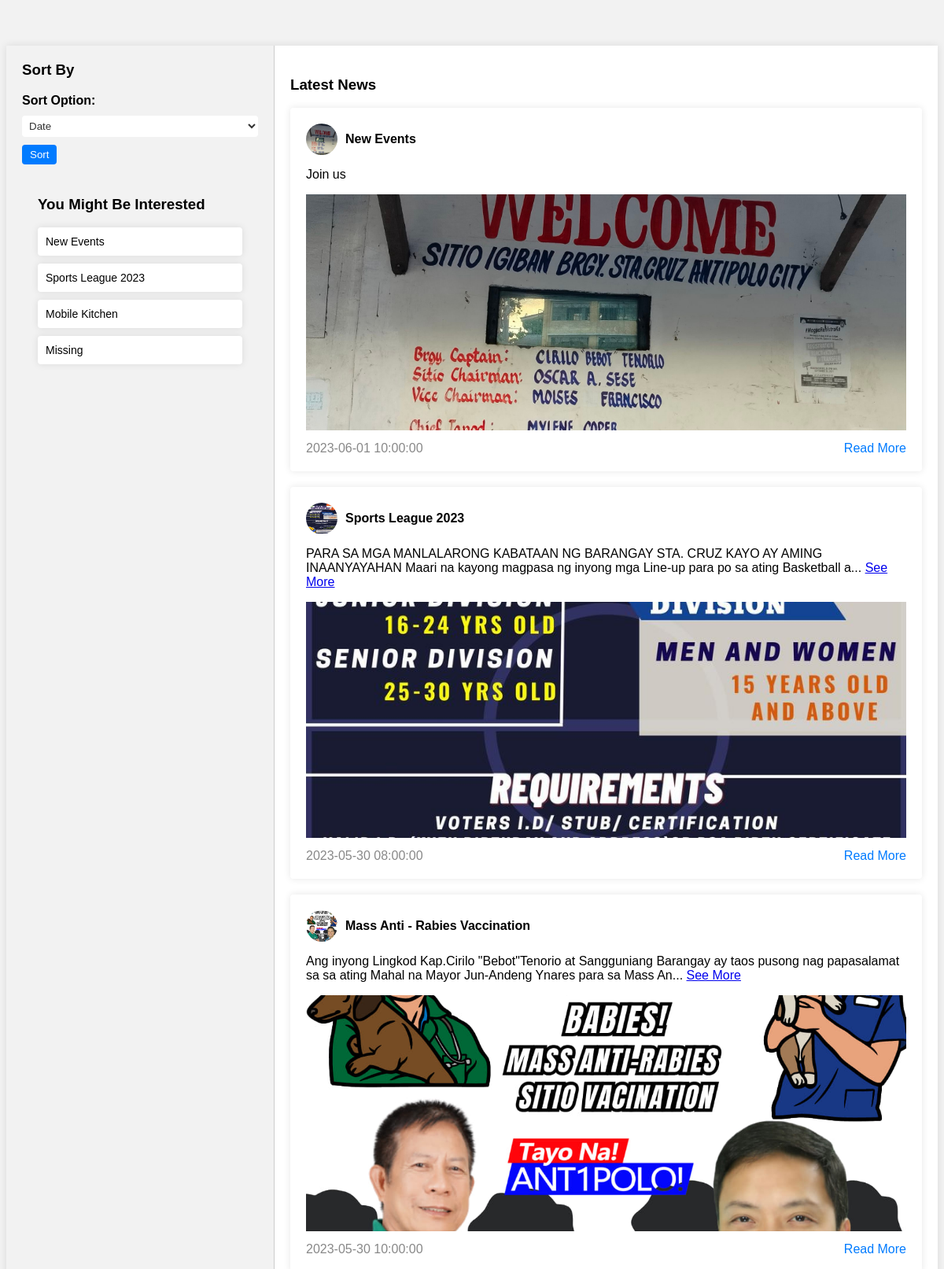
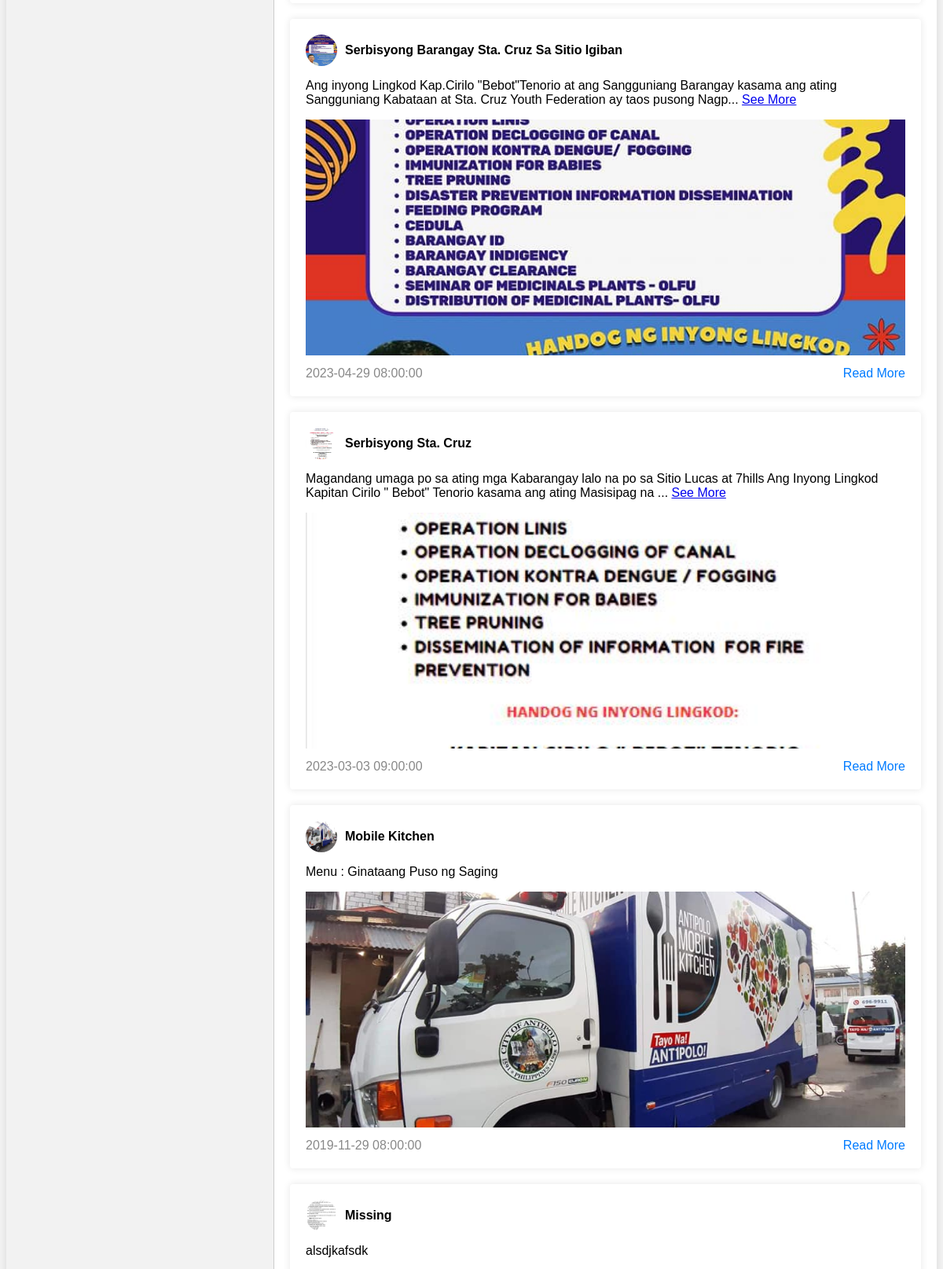
Screenshot of /Client/functions/NewsUpdate/ShowNews.php (upper part) with the database file from the repository (2 pictures, top to bottom).
### tables this page shows
CREATE TABLE `news_events` (
  `id` int(11) NOT NULL AUTO_INCREMENT,
  `title` varchar(100) DEFAULT NULL,
  `description` text DEFAULT NULL,
  `image` varchar(100) DEFAULT NULL,
  `type` varchar(20) DEFAULT NULL,
  `date` date DEFAULT NULL,
  `time` time DEFAULT NULL,
  `status` varchar(50) DEFAULT NULL,
  `contact_person` varchar(50) DEFAULT NULL,
  `organizer` varchar(50) DEFAULT NULL,
  `location` varchar(100) DEFAULT NULL,
  `date_created` datetime DEFAULT NULL,
  `date_updated` datetime NOT NULL,
  `active` int(1) DEFAULT 1,
  PRIMARY KEY (`id`,`date_updated`)
);

### Client/functions/NewsUpdate/ShowNews.php (the view, shortened to what this page needs)
<!DOCTYPE html>
<html>
<head>
</head>
<body>
    <div class="container">
        <div class="sidebar">
            <h3>Sort By</h3>
            <div class="sorter">
                <form method="GET" action="">
                    <label for="sort-option">Sort Option:</label>
                    <select id="sort-option" name="sort">
                        <option value="date">Date</option>
                    </select>
                    <input type="submit" value="Sort">
                </form>
            </div>
            <div class="interests">
                <h3>You Might Be Interested</h3>
                <?php
                include_once '../../../db.php';
                $sql = "SELECT * FROM news_events ORDER BY RAND() LIMIT 4";
                $result = $conn->query($sql);
                if ($result->num_rows > 0) {
                    while ($row = $result->fetch_assoc()) {
                        echo '<div class="box">';
                        echo $row['title'];
                        echo '</div>';
                    }
                } else {
                    echo '<p>No news events found.</p>';
                }
                ?>
            </div>
        </div>
        <div class="news">
            <h3>Latest News</h3>
            <?php
            $sortOption = isset($_GET['sort']) ? $_GET['sort'] : 'date';
            $sql = "SELECT * FROM news_events ORDER BY $sortOption DESC";
            $result = $conn->query($sql);
            if ($result->num_rows > 0) {
                while ($row = $result->fetch_assoc()) {
                    echo '<div class="post">';
                    echo '<div class="header">';
                    echo '<img src="../../../Public/image/' . $row['image'] . '" alt="Author Image">';
                    echo '<span class="author">' . $row['title'] . '</span>';
                    echo '</div>';
                    echo '<div class="content">';
                    if (strlen($row['description']) > 160) {
                        echo '<p class="short-description">' . substr($row['description'], 0, 160) . '... <a href="#" class="see-more">See More</a></p>';
                    } else {
                        echo '<p>' . $row['description'] . '</p>';
                    }
                    echo '</div>';
                    echo '<img class="image" src="../../../Public/image/' . $row['image'] . '" alt="News Image">';
                    echo '<div class="footer">';
                    echo '<span class="date">' . $row['date'] . ' ' . $row['time'] . '</span>';
                    echo '<a href="DetailsNews.php?id=' . $row['id'] . '">Read More</a>';
                    echo '</div>';
                    echo '</div>';
                }
            } else {
                echo '<p>No news events found.</p>';
            }
            ?>
        </div>
    </div>
</body>
</html>

### Client/functions/NewsUpdate/ShowNews.php (style rules this page uses)
body { font-family: Arial, sans-serif; background-color: #f2f2f2; display: flex; justify-content: center; }
.container { display: flex; max-width: 1200px; margin-top: 50px; box-shadow: 0 0 10px rgba(0, 0, 0, 0.1); }
.sidebar { flex: 0 0 300px; background-color: #f2f2f2; padding: 20px; border-right: 1px solid #ccc; }
.sidebar h3 { margin-top: 0; }
.sorter { margin-bottom: 20px; }
.sorter label { display: block; margin-bottom: 10px; font-weight: bold; }
.sorter select { width: 100%; padding: 5px; border: none; border-radius: 4px; background-color: #fff; color: #333; margin-bottom: 10px; }
.sorter input[type="submit"] { background-color: #007bff; color: #fff; padding: 5px 10px; border: none; border-radius: 4px; cursor: pointer; }
.interests { padding: 20px; }
.interests .box { background-color: #fff; border-radius: 4px; box-shadow: 0 0 10px rgba(0, 0, 0, 0.1); margin-bottom: 10px; padding: 10px; font-size: 14px; }
.news { flex: 1; background-color: #fff; padding: 20px; }
.news .post { margin-bottom: 20px; padding: 20px; border-radius: 4px; box-shadow: 0 0 10px rgba(0, 0, 0, 0.1); }
.news .post .header { display: flex; align-items: center; }
.news .post .header img { width: 40px; height: 40px; border-radius: 50%; margin-right: 10px; }
.news .post .header .author { font-weight: bold; }
.news .post .content { margin-top: 10px; }
.news .post .image { width: 100%; max-height: 300px; object-fit: cover; margin-bottom: 10px; }
.news .post .footer { display: flex; justify-content: space-between; align-items: center; }
.news .post .footer .date { color: #888; }
.news .post .footer a { color: #007bff; text-decoration: none; }

### rows the page displays
news_events: title "New Events", image (picture), description "Join us", date "2023-06-01", time "10:00:00"
news_events: title "Sports League 2023", image (picture), description "PARA SA MGA MANLALARONG KABATAAN NG BARANGAY STA. CRUZ KAYO AY AMING INAANYAYAHAN Maari na kayong magpasa ng inyong mga Line-up para po sa ating Basketball a", date "2023-05-30", time "08:00:00"
news_events: title "Mobile Kitchen", image (picture), description "Menu : Ginataang Puso ng Saging", date "2019-11-29", time "08:00:00"
news_events: title "Missing", image (picture), description "alsdjkafsdk"
news_events: image (picture), title "Mass Anti - Rabies Vaccination", description "Ang inyong Lingkod Kap.Cirilo \"Bebot\"Tenorio at Sangguniang Barangay ay taos pusong nag papasalamat sa sa ating Mahal na Mayor Jun-Andeng Ynares para sa Mass An", date "2023-05-30", time "10:00:00"
news_events: image (picture), title "Serbisyong Barangay Sta. Cruz Sa Sitio Igiban", description "Ang inyong Lingkod Kap.Cirilo \"Bebot\"Tenorio at ang Sangguniang Barangay kasama ang ating Sangguniang Kabataan at Sta. Cruz Youth Federation ay taos pusong Nagp", date "2023-04-29", time "08:00:00"
news_events: image (picture), title "Serbisyong Sta. Cruz", description "Magandang umaga po sa ating mga Kabarangay lalo na po sa Sitio Lucas at 7hills Ang Inyong Lingkod Kapitan Cirilo \" Bebot\" Tenorio kasama ang ating Masisipag na", date "2023-03-03", time "09:00:00"
